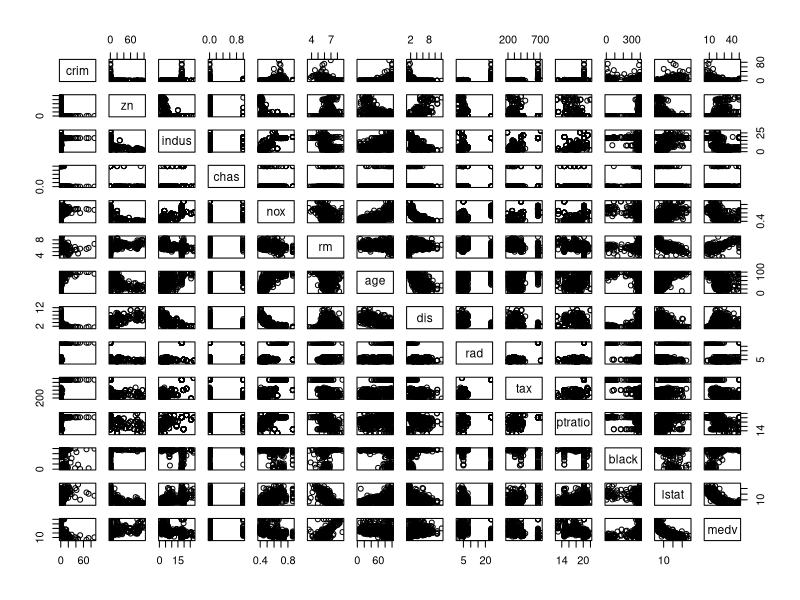
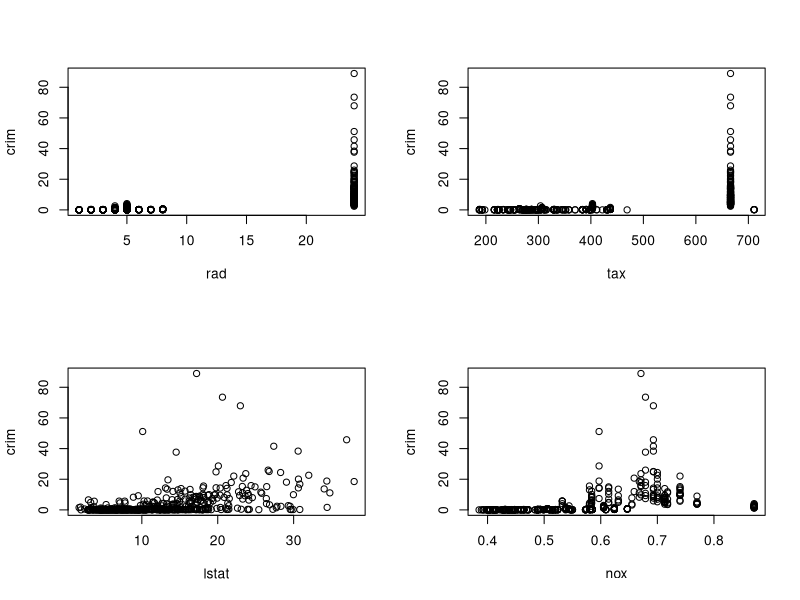
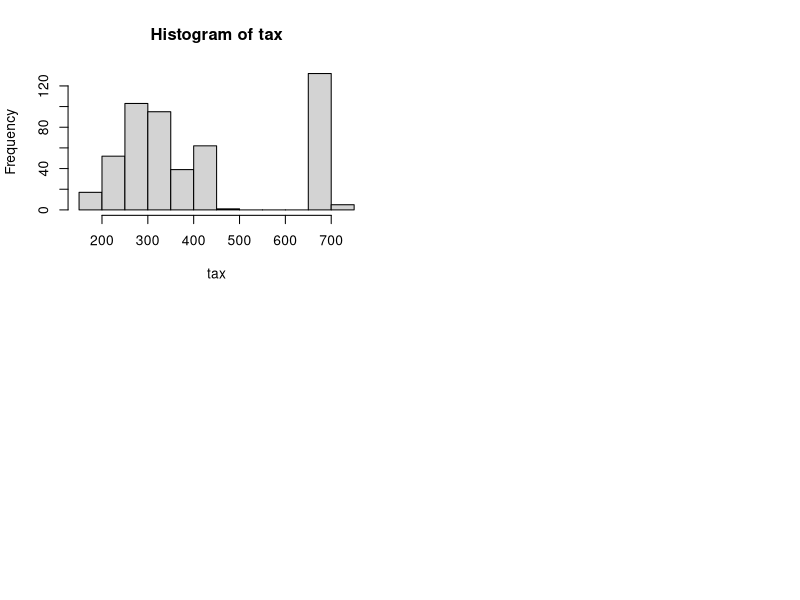

Write R code to recreate these figures, in order.
library(MASS) #load library
#item A
Boston # dataset
?Boston # info of boston dataSet

dim(Boston)
#The rows represent observations of the U.S. Census Tracts in the Boston Area. The columns presents the measures of the Census Variables.

#item b
attach(Boston)

pairs(Boston)

#in the graph we can find that the high radio frequency index of accessibility to radial highways contains the highest level of per capita crime rate per city
#we can also see that medv is inversely proportional to lstat- lower status of the population, nox - nitrogen oxides concentration and indus - proportion of non-retail businnes acres per town and directly proportional to rm- average number of rooms per dewlling

#item c
# in this case we need calculate the indexes of correlations between crime rates and other variables.

Boston.corr = cor(Boston)
Boston.corr.crim = Boston.corr[-1,1]

print(
  Boston.corr.crim[order(abs(Boston.corr.crim), decreasing = T)]
)

par(mfrow=c(2,2))
# get the four most correlated variables
aux = names(Boston.corr.crim[order(abs(Boston.corr.crim), decreasing = T)][1:4])
for(i in aux){
  plot(get(i), crim, xlab=i)
}

#item d

summary(crim)
#crime rates
#Yes, because the maximum value is much higher then the 3th quartile counting crime reates above 30 
length(crim[crim>30])

#Tax rates

hist(tax)
